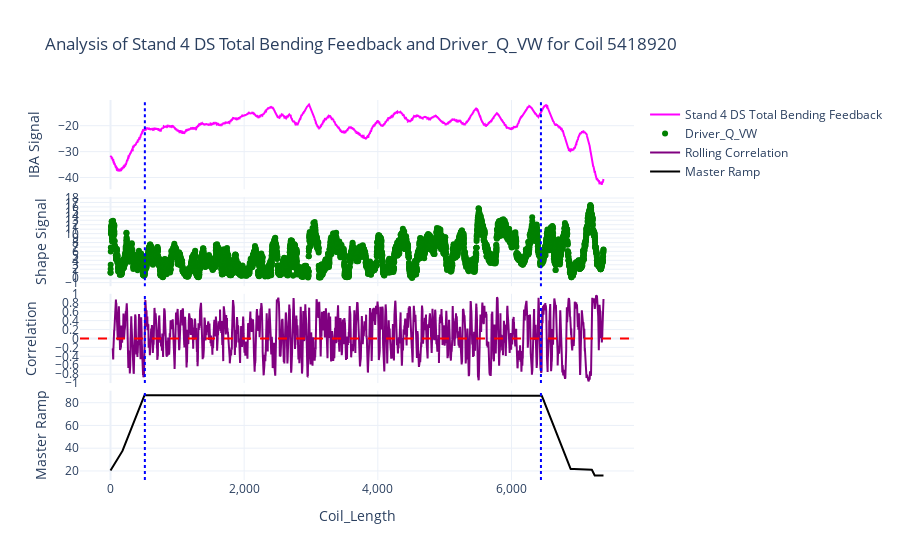

Source (notebook cell):
### Code cell
import pandas as pd
import numpy as np
import matplotlib.pyplot as plt
import seaborn as sns
import plotly.graph_objects as go
from plotly.subplots import make_subplots
import os
from datetime import datetime

start_time = datetime.now()  # Start timer

def plot_phasewise_signals_plotly(df, coil_id, continuous_col, discrete_col, corr_col,
                                   ramp_col, coil_length_col, phase1_end, phase2_end, save_path=None):
    fig = make_subplots(rows=4, cols=1, shared_xaxes=True, vertical_spacing=0.02)

    coil_length_values = df[coil_length_col]

    fig.add_trace(go.Scatter(x=coil_length_values, y=df[continuous_col], mode="lines", name=continuous_col,
                             line=dict(color="magenta")), row=1, col=1)
    fig.add_trace(go.Scatter(x=coil_length_values, y=df[discrete_col], mode="markers", name=discrete_col,
                             marker=dict(color="green", size=6)), row=2, col=1)
    fig.add_trace(go.Scatter(x=coil_length_values, y=df[corr_col], mode="lines", name="Cross Correlation",
                             line=dict(color="purple")), row=3, col=1)
    fig.add_trace(go.Scatter(x=coil_length_values, y=df[ramp_col], mode="lines", name=ramp_col,
                             line=dict(color="black")), row=4, col=1)

    # Add horizontal reference line in correlation plot
    fig.add_hline(y=0, line=dict(color="red", dash="dash"), row=3, col=1)

    # Add vertical lines for Phase 2 start and end
    x1 = df[coil_length_col].iloc[phase1_end]
    x2 = df[coil_length_col].iloc[phase2_end]
    for row in [1, 2, 3, 4]:
        fig.add_vline(x=x1, line=dict(color="blue", dash="dot"), row=row, col=1)
        fig.add_vline(x=x2, line=dict(color="blue", dash="dot"), row=row, col=1)

    # Y-axis labels
    fig.update_yaxes(title_text="IBA Signal", row=1, col=1)
    fig.update_yaxes(title_text="Shape Signal", dtick=1, row=2, col=1)
    fig.update_yaxes(title_text="Correlation", range=[-1, 1], dtick=0.2, row=3, col=1)
    fig.update_yaxes(title_text="Master Ramp", row=4, col=1)

    fig.update_xaxes(title_text=coil_length_col, tickformat=",.0f", row=4, col=1)

    # Overall layout
    fig.update_layout(
        title_text=f"Analysis of {continuous_col} and {discrete_col} for Coil {coil_id}",
        height=1000,
        template="plotly_white",
        showlegend=True
    )

    # if save_path:
    #     fig.write_html(save_path)
    #     print(f"Interactive plot saved to: {save_path}")
    # else:
    fig.show()


def cross_corr_phasewise(file_path, iba_signal, shape_feature, output_dir='output', ramp_col="Master Ramp"):
    
    df = pd.read_csv(file_path)
    
    if df[ramp_col].max() <= 15:
        return []

    norm_val = df[ramp_col].mode()[0]
    norm_df = df[df[ramp_col] == norm_val]
    if norm_df.empty:
        return []

    phase1_end = norm_df.index[0]
    phase2_end = norm_df.index[-1]

    # Divide into 3 phases
    # phase_length = min_len // 3
    phases = {
        'Phase 1': df.iloc[:phase1_end + 1],
        'Phase 2': df.iloc[phase1_end:phase2_end + 1],
        'Phase 3': df.iloc[phase2_end + 1:]
    }

    summary = []
    for phase_name, df_phase in phases.items():
        px = df_phase[iba_signal].dropna()
        py = df_phase[shape_feature].dropna()

        # Align lengths
        min_len = min(len(px), len(py))
        if min_len < 2:
            continue

        px = px[:min_len]
        py = py[:min_len]

        # Cross correlation
        cross_corr_vals = np.correlate(px - px.mean(), py - py.mean(), mode='full')
        lags = np.arange(-len(px) + 1, len(px))
        best_lag = lags[np.argmax(cross_corr_vals)]
        max_corr = np.max(cross_corr_vals)

        summary.append({
            'Coil_ID': os.path.basename(file_path).split('.')[0],
            'Phase': phase_name,
            'IBA_Signal': iba_signal,
            'Shape_Feature': shape_feature,
            'Best_Lag': best_lag,
            'Max_Cross_Corr': max_corr
        })

    # Summary CSV
    summary_df = pd.DataFrame(summary)
    csv_path = os.path.join(output_dir, f"{os.path.basename(file_path).split('.')[0]}_{iba_signal}__{shape_feature}__3phase_summary.csv")
    summary_df.to_csv(csv_path, index=False)
    print(f"CSV saved to: {csv_path}")

    # Heatmap
    if not summary_df.empty:
        heatmap_data = summary_df.pivot(index="Phase", columns="Shape_Feature", values="Max_Cross_Corr")
        plt.figure(figsize=(8, 4))
        sns.heatmap(heatmap_data, annot=True, cmap="coolwarm", linewidths=0.5)
        plt.title(f"3-Phase Cross-Correlation Heatmap\n{iba_signal}")
        plt.tight_layout()
        heatmap_path = os.path.join(output_dir, f"{os.path.basename(file_path).split('.')[0]}_{iba_signal}__3phase_heatmap.png")
        plt.savefig(heatmap_path)
        plt.show()
        print(f"Heatmap saved to: {heatmap_path}")

    # ----- Rolling correlation for Plotly plot -----
    window_size = 30
    df['rolling_corr'] = df[iba_signal].rolling(window_size).corr(df[shape_feature])
    
    if 'Coil_Length' not in df.columns:
        df['Coil_Length'] = np.arange(len(df))  # fallback if Coil_Length not present

    coil_id = os.path.basename(file_path).split('.')[0]
    plot_path = os.path.join(output_dir, f"{coil_id}_{iba_signal}__{shape_feature}__interactive_plot.html")
    plot_phasewise_signals_plotly(
        df=df,
        coil_id=coil_id,
        continuous_col=iba_signal,
        discrete_col=shape_feature,
        corr_col='rolling_corr',
        ramp_col=ramp_col,
        coil_length_col='Coil_Length',
        phase1_end=phase1_end,
        phase2_end=phase2_end,
        save_path=plot_path
    )


cross_corr_phasewise(
    # file_path = r"D:\Stelco\Work\Dynamic Correlation\Key\Master whole Phase\5454320.csv",
    file_path = "5418920.csv",
    # iba_signal ='Stand 1 Gap Thread Offset',
    iba_signal ='Stand 4 DS Total Bending Feedback',
    shape_feature='Driver_Q_VW',#_OLD_OPTECH',
    # output_dir=r"D:\Stelco\Work\Dynamic Correlation\Key\Cross Correlation"
    output_dir = r"D:\Arpita SpringRiver\Data Science\Stelco\IBA_Shape Data for Correlation Analysis"
)

# cross_corr_phasewise(
#     file_path=r"D:\Stelco\Work\Dynamic Correlation\Key\Master whole Phase\5514593.csv",
#     iba_signal='Neet Oil Concentration',
#     shape_feature='Operator_Q_VW_OLD_OPTECH',
#     output_dir = r"D:\Stelco\Work\Dynamic Correlation\Key\Cross Correlation"
# )

# cross_corr_phasewise(
#     file_path=r"D:\Stelco\Work\Dynamic Correlation\Key\Master whole Phase\5453644.csv",
#     iba_signal='Exit Tension Reel Tension Reference',
#     shape_feature='Driver_Q_VW_OLD_OPTECH',
#     output_dir = r"D:\Stelco\Work\Dynamic Correlation\Key\Cross Correlation"
# )

# End timer
end_time = datetime.now()
elapsed = end_time - start_time
print(f"\nCompleted in: {elapsed}")

### Figure 1 — Plotly figure (JSON) as saved in the notebook; plotly's stock layout.template omitted (floating-point values rounded to 4 significant figures; data arrays with more than 128 entries replaced by an {"elided": "..."} marker saying what was removed)
{"data": [{"line": {"color": "magenta"}, "mode": "lines", "name": "Stand 4 DS Total Bending Feedback", "type": "scatter", "x": {"elided": "7378 int values"}, "xaxis": "x", "y": {"elided": "7378 float values"}, "yaxis": "y"}, {"marker": {"color": "green", "size": 6}, "mode": "markers", "name": "Driver_Q_VW", "type": "scatter", "x": {"elided": "7378 int values"}, "xaxis": "x2", "y": {"elided": "7378 float values"}, "yaxis": "y2"}, {"line": {"color": "purple"}, "mode": "lines", "name": "Rolling Correlation", "type": "scatter", "x": {"elided": "7378 int values"}, "xaxis": "x3", "y": {"elided": "7378 float values"}, "yaxis": "y3"}, {"line": {"color": "black"}, "mode": "lines", "name": "Master Ramp", "type": "scatter", "x": {"elided": "7378 int values"}, "xaxis": "x4", "y": {"elided": "7378 float values"}, "yaxis": "y4"}], "layout": {"autosize": true, "shapes": [{"line": {"color": "red", "dash": "dash"}, "type": "line", "x0": 0, "x1": 1, "xref": "x3 domain", "y0": 0, "y1": 0, "yref": "y3"}, {"line": {"color": "blue", "dash": "dot"}, "type": "line", "x0": 514, "x1": 514, "xref": "x", "y0": 0, "y1": 1, "yref": "y domain"}, {"line": {"color": "blue", "dash": "dot"}, "type": "line", "x0": 6441, "x1": 6441, "xref": "x", "y0": 0, "y1": 1, "yref": "y domain"}, {"line": {"color": "blue", "dash": "dot"}, "type": "line", "x0": 514, "x1": 514, "xref": "x2", "y0": 0, "y1": 1, "yref": "y2 domain"}, {"line": {"color": "blue", "dash": "dot"}, "type": "line", "x0": 6441, "x1": 6441, "xref": "x2", "y0": 0, "y1": 1, "yref": "y2 domain"}, {"line": {"color": "blue", "dash": "dot"}, "type": "line", "x0": 514, "x1": 514, "xref": "x3", "y0": 0, "y1": 1, "yref": "y3 domain"}, {"line": {"color": "blue", "dash": "dot"}, "type": "line", "x0": 6441, "x1": 6441, "xref": "x3", "y0": 0, "y1": 1, "yref": "y3 domain"}, {"line": {"color": "blue", "dash": "dot"}, "type": "line", "x0": 514, "x1": 514, "xref": "x4", "y0": 0, "y1": 1, "yref": "y4 domain"}, {"line": {"color": "blue", "dash": "dot"}, "type": "line", "x0": 6441, "x1": 6441, "xref": "x4", "y0": 0, "y1": 1, "yref": "y4 domain"}], "showlegend": true, "title": {"text": "Analysis of Stand 4 DS Total Bending Feedback and Driver_Q_VW for Coil 5418920"}, "xaxis": {"anchor": "y", "autorange": true, "domain": [0, 1], "matches": "x4", "range": [-459.4, 7836.0], "showticklabels": false, "type": "linear"}, "xaxis2": {"anchor": "y2", "autorange": true, "domain": [0, 1], "matches": "x4", "range": [-459.4, 7836.0], "showticklabels": false, "type": "linear"}, "xaxis3": {"anchor": "y3", "autorange": true, "domain": [0, 1], "matches": "x4", "range": [-459.4, 7836.0], "showticklabels": false, "type": "linear"}, "xaxis4": {"anchor": "y4", "autorange": true, "domain": [0, 1], "range": [-459.4, 7836.0], "tickformat": ",.0f", "title": {"text": "Coil_Length"}, "type": "linear"}, "yaxis": {"anchor": "x", "autorange": true, "domain": [0.765, 1.0], "range": [-44.54, -10.08], "title": {"text": "IBA Signal"}, "type": "linear"}, "yaxis2": {"anchor": "x2", "autorange": true, "domain": [0.51, 0.745], "dtick": 1, "range": [-1.286, 17.72], "title": {"text": "Shape Signal"}, "type": "linear"}, "yaxis3": {"anchor": "x3", "domain": [0.255, 0.49], "dtick": 0.2, "range": [-1, 1], "title": {"text": "Correlation"}, "type": "linear"}, "yaxis4": {"anchor": "x4", "autorange": true, "domain": [0, 0.235], "range": [12.07, 90.54], "title": {"text": "Master Ramp"}, "type": "linear"}}}
